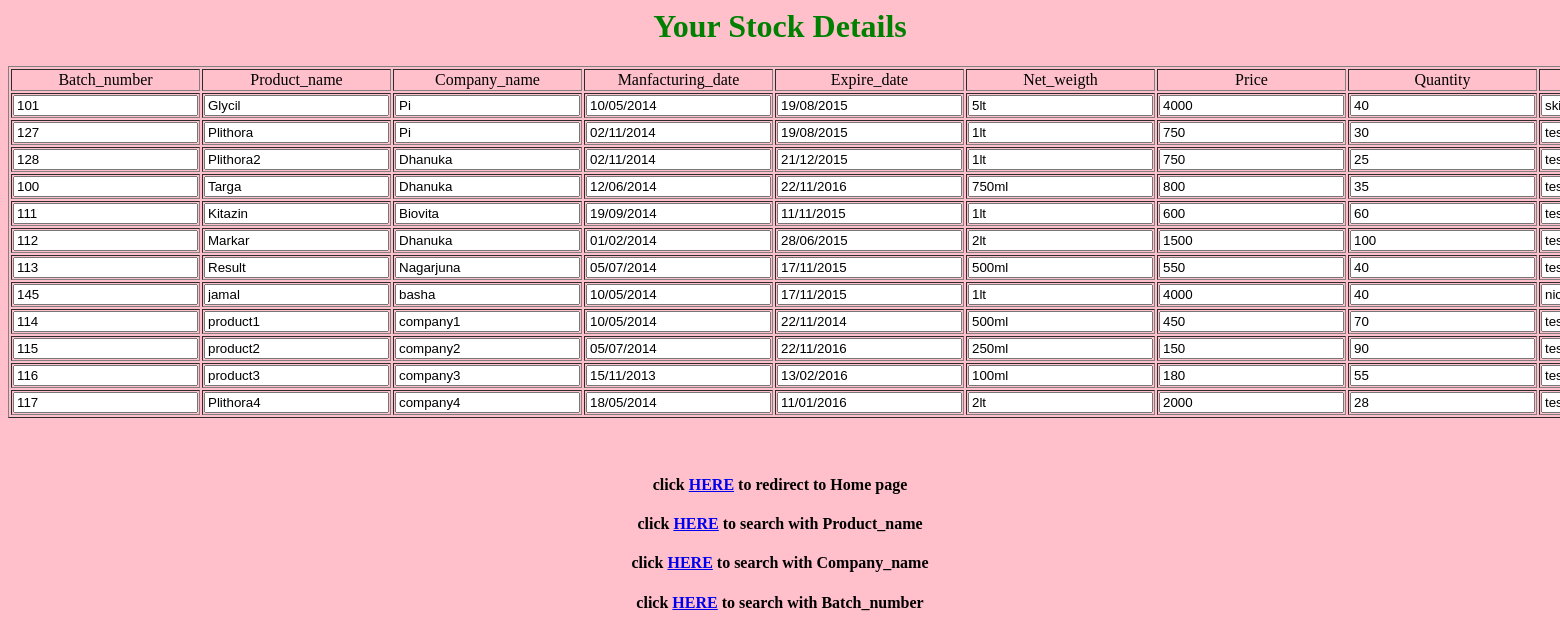
The app's page /check_stock/, older data.
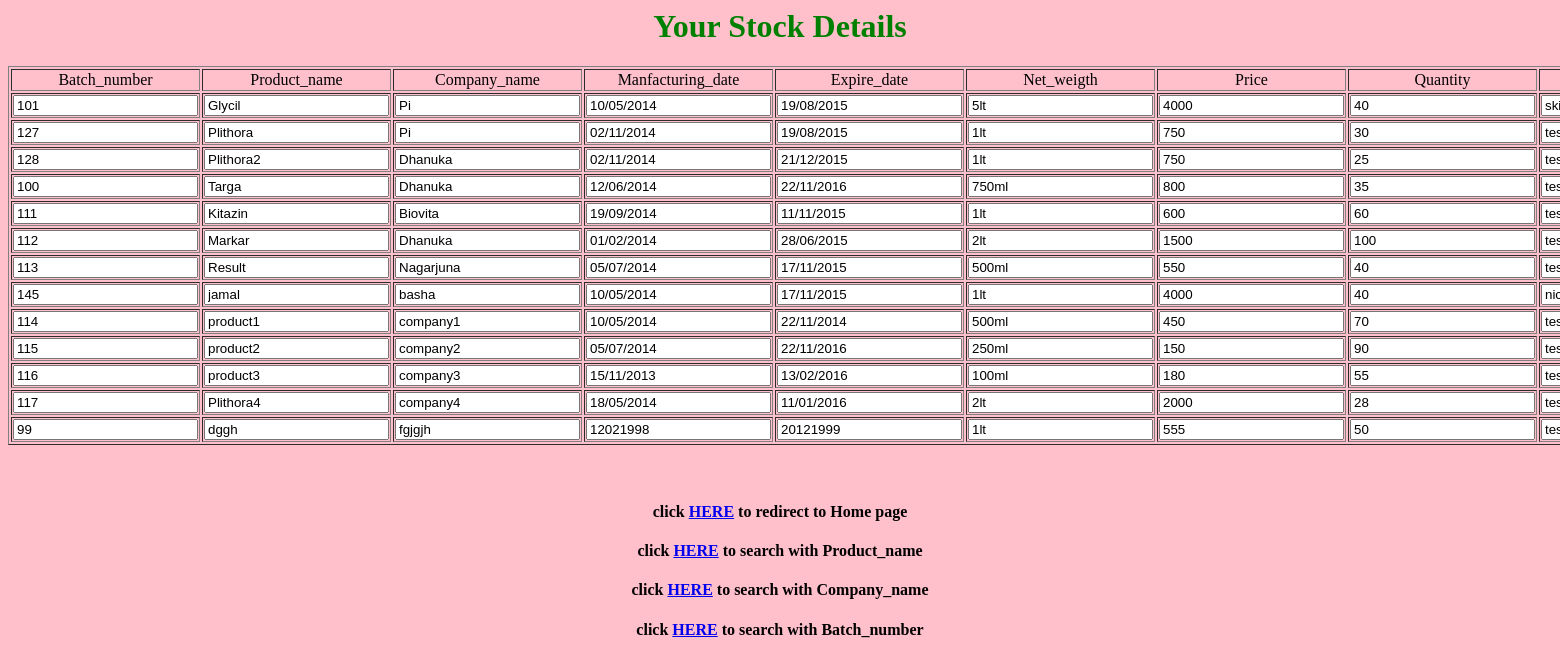
The same page, newer data.
### Products/models.py (models this page shows, shortened)
class Stock_details(models.Model):
	Batch_number=models.IntegerField()
	Product_name=models.CharField(max_length=20)
	Company_name=models.CharField(max_length=20)
	Manfacturing_date=models.CharField(max_length=20)
	Expire_date=models.CharField(max_length=20)
	Net_weigth=models.CharField(max_length=20)
	Price=models.IntegerField()
	Quantity=models.IntegerField()
	Remarks=models.CharField(max_length=50)

### Products/views.py (the view)
# urls.py: url(r'^check_stock/','Products.views.check_stock_details'),
def check_stock_details(request):
	obj = Stock_details.objects.all()
	return render_to_response('show_stock.html', {'data': obj})

### Products/templates/show_stock.html (shortened to what this page needs)
<html>
    <head>
    </head>
    <body bgcolor='pink'>
        <font color='Green'><h1 align='center'> Your Stock Details </h1></font>
        <form>
            <table border=1 align='center'>
                <tr align="center"><td>Batch_number</td><td>Product_name</td><td>Company_name</td><td>Manfacturing_date</td><td>Expire_date</td><td>Net_weigth</td><td>Price</td><td>Quantity</td><td>Remarks</td></tr>
                {% for i in data %}
                    <tr>
                        <td><input type="text" value={{i.Batch_number}} /></td>
                        <td><input type="text" value={{i.Product_name}} /></td>
                        <td><input type="text" value={{i.Company_name}} /></td>
                        <td><input type="text" value={{i.Manfacturing_date}} /></td>
                        <td><input type="text" value={{i.Expire_date}} /></td>
                        <td><input type="text" value={{i.Net_weigth}} /></td>
                        <td><input type="text" value={{i.Price}} /></td>
                        <td><input type="text" value={{i.Quantity}} /></td>
                        <td><input type="text" value={{i.Remarks}} /></td>
                    </tr>
                {% endfor %}
                </table>
            <br><br>
            <font align='center'>
				<h4 align='center'>click <a href='/home/'>HERE</a> to redirect to Home page</h4>
                <h4 align='center'>click <a href='/check_product_wise/'>HERE</a> to search with Product_name </h4>
                <h4 align='center'>click <a href='/check_company_wise/'>HERE</a> to search with Company_name </h4>
                <h4 align='center'>click <a href='/check_batch_num_wise/'>HERE</a> to search with Batch_number </h4>
			</font>
        </form>
    </body>
</html>

Row changes from the older to the newer data that the page shows:
added Stock_details: Batch_number "99", Product_name "dggh", Company_name "fgjgjh", Manfacturing_date "12021998", Expire_date "20121999", Net_weigth "1lt", Price "555", Quantity "50", Remarks "testing"
